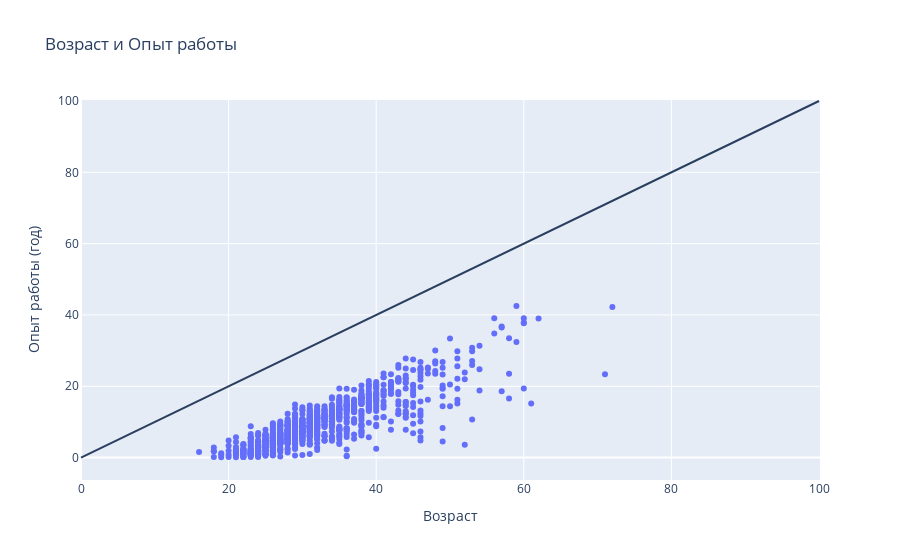

Write notebook code for a chart like this one.
### Markdown cell above
8. Постройте **диаграмму рассеяния**, показывающую зависимость опыта работы (**"Опыт работы (месяц)"**) от возраста (**"Возраст"**). Опыт работы переведите из месяцев в года, чтобы признаки были в едином масштабе. Постройте на графике дополнительно прямую, проходящую через точки (0, 0) и (100, 100). Данная прямая соответствует значениям, когда опыт работы равен возрасту человека. Точки, лежащие на этой прямой и выше нее - аномалии в наших данных (опыт работы больше либо равен возрасту соискателя)

### Code cell
hh["Опыт работы (год)"] = round(hh["Опыт работы (месяц)"] / 12, 1)
hh["Опыт работы (год)"] 

fig = px.scatter(hh, x="Возраст", y="Опыт работы (год)", title='Возраст и Опыт работы')
fig.add_shape(type='line',
              x0=0, y0=0, 
              x1=100, y1=100)

fig.show()

# hh.drop('Опыт работы (год)', axis=1, inplace=True)

### Figure 1 — Plotly figure (JSON) as saved in the notebook; plotly's stock layout.template omitted (floating-point values rounded to 4 significant figures; data arrays with more than 128 entries replaced by an {"elided": "..."} marker saying what was removed)
{"data": [{"hovertemplate": "Возраст=%{x}<br>Опыт работы (год)=%{y}<extra></extra>", "legendgroup": "", "marker": {"color": "#636efa", "symbol": "circle"}, "mode": "markers", "name": "", "orientation": "v", "showlegend": false, "type": "scatter", "x": {"elided": "999 int values"}, "xaxis": "x", "y": {"elided": "999 float values"}, "yaxis": "y"}], "layout": {"legend": {"tracegroupgap": 0}, "shapes": [{"type": "line", "x0": 0, "x1": 100, "y0": 0, "y1": 100}], "title": {"text": "Возраст и Опыт работы"}, "xaxis": {"anchor": "y", "domain": [0, 1], "title": {"text": "Возраст"}}, "yaxis": {"anchor": "x", "domain": [0, 1], "title": {"text": "Опыт работы (год)"}}}}
